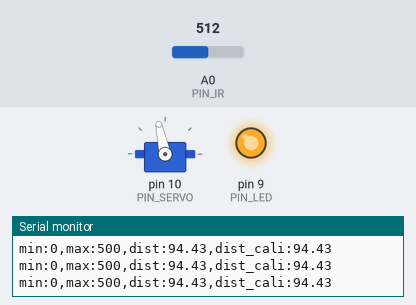
A sketch run on a simulated Arduino Uno, built with avr-gcc and run on an emulated ATmega328P. Parts: servo, output pins drawn as LEDs (lit = HIGH), the last lines printed to the serial monitor. The test bench sets the inputs (shaded band); at power-on: A0 (PIN_IR) = 512.

Above: at 1.2 s.
1.3 s: A0 (PIN_IR) set to 275
2.8 s: A0 (PIN_IR) set to 247
At 3.9 s:
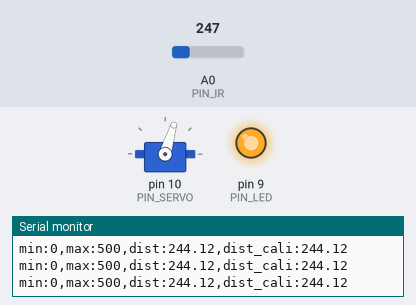
4.3 s: A0 (PIN_IR) set to 306
At 5.1 s:
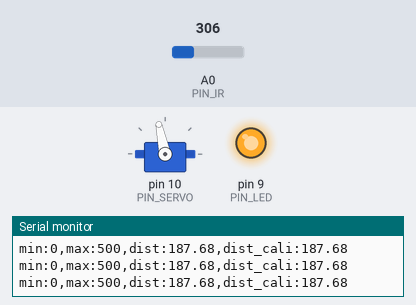
7.3 s: A0 (PIN_IR) set to 215
At 7.6 s:
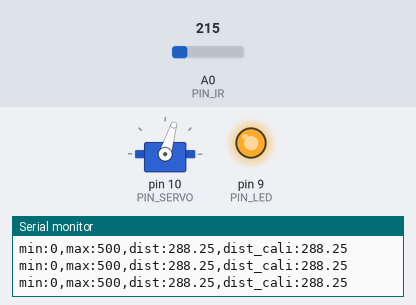
Timing chart, 0 to 9.8 s (numbered marks = the images above; inputs shaded):
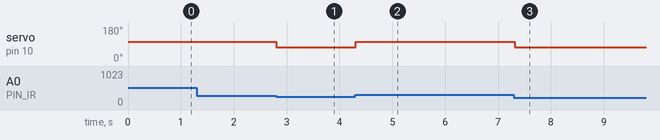

The sketch:

19_example_0.ino
```cpp
// Arduino pin assignment
#include <Servo.h>
#define PIN_LED 9
#define PIN_IR A0
#define PIN_SERVO 10
Servo myservo;
int a, b; // unit: mm

#define _DUTY_MIN 553 // servo full clockwise position (0 degree)
#define _DUTY_NEU 1476 // servo neutral position (90 degree)
#define _DUTY_MAX 2399 // servo full counterclockwise position (180 degree)

void setup() {
// initialize GPIO pins
  pinMode(PIN_LED,OUTPUT);
  digitalWrite(PIN_LED, 1);

// initialize serial port
  Serial.begin(57600);

  a = 100; //70;
  b = 400; //300;
  myservo.attach(PIN_SERVO);
  myservo.writeMicroseconds(1476);
}

float ir_distance(void){ // return value unit: mm
  float val;
  float volt = float(analogRead(PIN_IR));
  val = ((6762.0/(volt-9.0))-4.0) * 10.0;
  return val;
}

void loop() {
  float raw_dist = ir_distance();
  float dist_cali = 100 + 300.0 / (b - a) * (raw_dist - a);
  Serial.print("min:0,max:500,dist:");
  Serial.print(raw_dist);
  Serial.print(",dist_cali:");
  Serial.println(dist_cali);
  if(dist_cali < 225){
    myservo.writeMicroseconds(1600);
  }else{
    myservo.writeMicroseconds(1300);
  }
  delay(20);
}
```

Measured:
- the behaviour switches between 265 and 264 on A0 (PIN_IR) (found by bisection; images 0 and 1)
- after the input at 2.8 s, servo on pin 10 (PIN_SERVO): 102° → 73° at once
- after the input at 4.3 s, servo on pin 10 (PIN_SERVO): 73° → 102° at once
- after the input at 7.3 s, servo on pin 10 (PIN_SERVO): 102° → 73° at once
